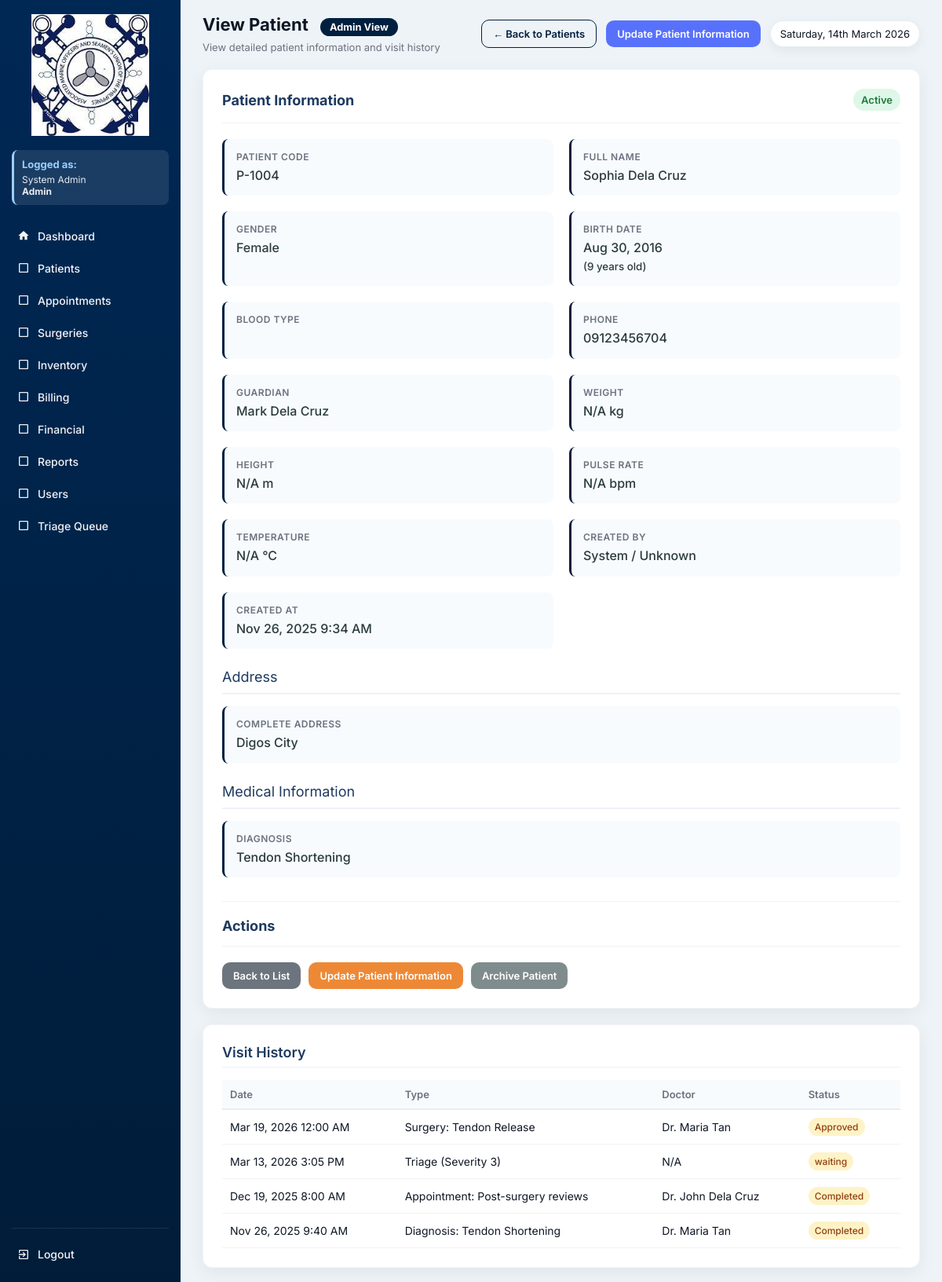
The page /patient_view.php?id=4 (signed in) on the database its author committed.
### tables this page shows
CREATE TABLE `patients` (
  `id` int(11) NOT NULL,
  `patient_code` varchar(20) DEFAULT NULL,
  `first_name` varchar(100) DEFAULT NULL,
  `last_name` varchar(100) DEFAULT NULL,
  `gender` varchar(10) DEFAULT NULL,
  `sex` enum('Male','Female') DEFAULT NULL,
  `birth_date` date DEFAULT NULL,
  `phone` varchar(50) DEFAULT NULL,
  `address` text DEFAULT NULL,
  `guardian` varchar(100) DEFAULT NULL,
  `blood_type` varchar(10) DEFAULT NULL,
  `weight` decimal(5,2) DEFAULT NULL,
  `height` decimal(5,2) DEFAULT NULL,
  `pulse_rate` int(11) DEFAULT NULL,
  `temperature` decimal(4,2) DEFAULT NULL,
  `guardian_name` varchar(150) DEFAULT NULL,
  `created_at` timestamp NOT NULL DEFAULT current_timestamp(),
  `created_by` int(11) DEFAULT NULL,
  `is_archived` tinyint(1) DEFAULT 0,
  `archived_at` datetime DEFAULT NULL,
  `archived_by` int(11) DEFAULT NULL
);

CREATE TABLE `surgeries` (
  `id` int(11) NOT NULL,
  `patient_id` int(11) DEFAULT NULL,
  `doctor_id` int(11) DEFAULT NULL,
  `surgery_type` varchar(150) DEFAULT NULL,
  `schedule_date` date DEFAULT NULL,
  `operating_room` varchar(20) DEFAULT NULL,
  `status` enum('Scheduled','Approved','Completed','Cancelled','In Progress') NOT NULL DEFAULT 'Scheduled',
  `approved_by` int(11) DEFAULT NULL,
  `is_archived` tinyint(1) DEFAULT 0,
  `archived_at` datetime DEFAULT NULL,
  `archived_by` int(11) DEFAULT NULL,
  `created_at` timestamp NOT NULL DEFAULT current_timestamp(),
  `created_by` int(11) DEFAULT NULL,
  `approved_at` datetime DEFAULT NULL,
  `cancelled_by` int(11) DEFAULT NULL,
  `cancelled_at` datetime DEFAULT NULL,
  `cancellation_reason` text DEFAULT NULL,
  `completed_by` int(11) DEFAULT NULL,
  `completed_at` datetime DEFAULT NULL,
  `completion_reason` text DEFAULT NULL
);

CREATE TABLE `users` (
  `id` int(11) NOT NULL,
  `full_name` varchar(150) DEFAULT NULL,
  `username` varchar(100) DEFAULT NULL,
  `password` varchar(255) DEFAULT NULL,
  `role` enum('Admin','Doctor','Nurse','Staff','Inventory','Billing','SocialWorker') NOT NULL,
  `created_at` timestamp NOT NULL DEFAULT current_timestamp(),
  `is_active` tinyint(1) DEFAULT 1,
  `deactivated_at` datetime DEFAULT NULL
);

CREATE TABLE `triage` (
  `id` int(11) NOT NULL,
  `patient_id` int(11) NOT NULL,
  `assessed_by` int(11) NOT NULL,
  `assessed_at` datetime NOT NULL DEFAULT current_timestamp(),
  `severity` tinyint(4) NOT NULL COMMENT '1=Low, 5=Critical',
  `chief_complaint` text DEFAULT NULL,
  `blood_pressure` varchar(20) DEFAULT NULL,
  `heart_rate` int(11) DEFAULT NULL,
  `temperature` decimal(4,2) DEFAULT NULL,
  `oxygen_saturation` int(11) DEFAULT NULL,
  `pain_level` tinyint(4) DEFAULT NULL COMMENT '0-10',
  `queue_number` varchar(20) DEFAULT NULL,
  `status` enum('waiting','in_consultation','completed','cancelled') DEFAULT 'waiting',
  `assigned_doctor` int(11) DEFAULT NULL,
  `started_by` int(11) DEFAULT NULL,
  `notes` text DEFAULT NULL,
  `started_at` datetime DEFAULT NULL,
  `completed_by` int(11) DEFAULT NULL,
  `completed_at` datetime DEFAULT NULL
);

CREATE TABLE `appointments` (
  `id` int(11) NOT NULL,
  `patient_id` int(11) DEFAULT NULL,
  `doctor_id` int(11) DEFAULT NULL,
  `schedule_datetime` datetime DEFAULT NULL,
  `status` enum('Pending','Approved','Completed','Cancelled') DEFAULT 'Pending',
  `approved_by` int(11) DEFAULT NULL,
  `reason` text DEFAULT NULL,
  `is_archived` tinyint(1) DEFAULT 0,
  `archived_at` datetime DEFAULT NULL,
  `archived_by` int(11) DEFAULT NULL,
  `cancelled_by` int(11) DEFAULT NULL,
  `notes` text DEFAULT NULL,
  `created_at` timestamp NOT NULL DEFAULT current_timestamp(),
  `created_by` int(11) DEFAULT NULL,
  `cancelled_at` datetime DEFAULT NULL,
  `cancellation_reason` text DEFAULT NULL,
  `completed_by` int(11) DEFAULT NULL,
  `completed_at` datetime DEFAULT NULL,
  `completion_reason` text DEFAULT NULL,
  `approved_at` datetime DEFAULT NULL
);

CREATE TABLE `medical_records` (
  `id` int(11) NOT NULL,
  `patient_id` int(11) DEFAULT NULL,
  `doctor_id` int(11) DEFAULT NULL,
  `diagnosis` text DEFAULT NULL,
  `clinical_notes` text DEFAULT NULL,
  `created_at` timestamp NOT NULL DEFAULT current_timestamp()
);

### patient_view.php (the view, shortened to what the rows shown need)
<?php
require 'config.php';
require 'functions.php';
$current_role = $_SESSION['role'] ?? 'Guest';
$patient_id = (int)$_GET['id'];
$patient = fetchOne($conn, "
    SELECT
        p.*,
        TIMESTAMPDIFF(YEAR, p.birth_date, CURDATE()) AS age,
        GROUP_CONCAT(DISTINCT m.diagnosis SEPARATOR ', ') AS diagnosis,
        u.full_name AS archived_by_name,
        creator.full_name AS created_by_name,
        CASE WHEN p.is_archived = 1 THEN 'Archived' ELSE 'Active' END as status_text
    FROM patients p
    LEFT JOIN medical_records m ON p.id = m.patient_id
    LEFT JOIN users u ON p.archived_by = u.id
    LEFT JOIN users creator ON p.created_by = creator.id
    WHERE p.id = ?
    GROUP BY p.id
", "i", [$patient_id]);
$visit_history = [];
$visit_history['triage'] = fetchAll($conn, "
    SELECT
        t.assessed_at AS date,
        CONCAT('Triage (Severity ', t.severity, ')') AS type,
        t.status,
        u.full_name AS doctor_name
    FROM triage t
    LEFT JOIN users u ON t.started_by = u.id
    WHERE t.patient_id = ?
    ORDER BY t.assessed_at DESC
", "i", [$patient_id]);
$visit_history['appointments'] = fetchAll($conn, "
    SELECT
        a.schedule_datetime AS date,
        CONCAT('Appointment: ', a.reason) AS type,
        a.status,
        u.full_name AS doctor_name
    FROM appointments a
    LEFT JOIN users u ON a.doctor_id = u.id
    WHERE a.patient_id = ?
    ORDER BY a.schedule_datetime DESC
", "i", [$patient_id]);
$visit_history['surgeries'] = fetchAll($conn, "
    SELECT
        s.schedule_date AS date,
        CONCAT('Surgery: ', s.surgery_type) AS type,
        s.status,
        u.full_name AS doctor_name
    FROM surgeries s
    LEFT JOIN users u ON s.doctor_id = u.id
    WHERE s.patient_id = ?
    ORDER BY s.schedule_date DESC
", "i", [$patient_id]);
$visit_history['medical'] = fetchAll($conn, "
    SELECT
        m.created_at AS date,
        CONCAT('Diagnosis: ', m.diagnosis) AS type,
        'Completed' AS status,
        u.full_name AS doctor_name
    FROM medical_records m
    LEFT JOIN users u ON m.doctor_id = u.id
    WHERE m.patient_id = ?
    ORDER BY m.created_at DESC
", "i", [$patient_id]);
$all_visits = array_merge(
    array_map(function($r) { $r['source'] = 'triage'; return $r; }, $visit_history['triage']),
    array_map(function($r) { $r['source'] = 'appointment'; return $r; }, $visit_history['appointments']),
    array_map(function($r) { $r['source'] = 'surgery'; return $r; }, $visit_history['surgeries']),
    array_map(function($r) { $r['source'] = 'medical'; return $r; }, $visit_history['medical'])
);
usort($all_visits, function($a, $b) {
    return strtotime($b['date']) - strtotime($a['date']);
});
?>
<!DOCTYPE html>
<html lang="en">
<head>
</head>
<body>
<div class="app">
  <div class="main">
    <div class="topbar">
      <div class="top-left">
        <h1>View Patient
          <span class="role-badge role-<?= strtolower($current_role) ?>"><?= htmlspecialchars($current_role) ?> View</span>
        </h1>
      </div>
    </div>
    <div class="patient-card">
      <div class="patient-info-grid">
        <div class="info-group">
          <div class="info-label">Patient Code</div>
          <div class="info-value"><?= htmlspecialchars($patient['patient_code'] ?? 'N/A') ?></div>
        </div>
        <div class="info-group">
          <div class="info-label">Full Name</div>
          <div class="info-value"><?= htmlspecialchars($patient['first_name'] . ' ' . $patient['last_name']) ?></div>
        </div>
        <div class="info-group">
          <div class="info-label">Gender</div>
          <div class="info-value"><?= htmlspecialchars($patient['gender'] ?? $patient['sex'] ?? 'N/A') ?></div>
        </div>
        <div class="info-group">
          <div class="info-label">Birth Date</div>
          <div class="info-value">
            <?= !empty($patient['birth_date']) ? date('M j, Y', strtotime($patient['birth_date'])) : 'N/A' ?>
            <?php if (!empty($patient['age'])): ?><br><small>(<?= $patient['age'] ?> years old)</small><?php endif; ?>
          </div>
        </div>
        <div class="info-group">
          <div class="info-label">Phone</div>
          <div class="info-value"><?= htmlspecialchars($patient['phone'] ?? 'N/A') ?></div>
        </div>
        <div class="info-group">
          <div class="info-label">Guardian</div>
          <div class="info-value"><?= htmlspecialchars($patient['guardian_name'] ?? $patient['guardian'] ?? 'N/A') ?></div>
        </div>
        <div class="info-group">
          <div class="info-label">Weight</div>
          <div class="info-value"><?= htmlspecialchars($patient['weight'] ?? 'N/A') ?> kg</div>
        </div>
        <div class="info-group">
          <div class="info-label">Height</div>
          <div class="info-value"><?= htmlspecialchars($patient['height'] ?? 'N/A') ?> m</div>
        </div>
        <div class="info-group">
          <div class="info-label">Pulse Rate</div>
          <div class="info-value"><?= htmlspecialchars($patient['pulse_rate'] ?? 'N/A') ?> bpm</div>
        </div>
        <div class="info-group">
          <div class="info-label">Temperature</div>
          <div class="info-value"><?= htmlspecialchars($patient['temperature'] ?? 'N/A') ?> °C</div>
        </div>
        <div class="info-group">
          <div class="info-label">Created At</div>
          <div class="info-value">
            <?= !empty($patient['created_at']) ? date('M j, Y g:i A', strtotime($patient['created_at'])) : 'N/A' ?>
          </div>
        </div>
      </div>
      <div class="info-group" style="grid-column:1/-1;">
        <div class="info-label">Complete Address</div>
        <div class="info-value"><?= nl2br(htmlspecialchars($patient['address'] ?? 'N/A')) ?></div>
      </div>
    </div>
    <div class="history-card">
      <?php if (count($all_visits) > 0): ?>
      <table class="history-table">
        <thead>
          <tr>
            <th>Date</th>
            <th>Type</th>
            <th>Doctor</th>
            <th>Status</th>
          </tr>
        </thead>
        <tbody>
          <?php foreach ($all_visits as $visit): ?>
            <?php
            $date = date('M j, Y g:i A', strtotime($visit['date']));
            $status_class = '';
            $status = $visit['status'];
            if ($status == 'waiting') $status_class = 'badge-waiting';
            elseif ($status == 'approved') $status_class = 'badge-approved';
            elseif ($status == 'completed') $status_class = 'badge-completed';
            elseif ($status == 'cancelled') $status_class = 'badge-cancelled';
            elseif ($status == 'scheduled') $status_class = 'badge-scheduled';
            elseif ($status == 'in_consultation') $status_class = 'badge-consult';
            else $status_class = 'badge-waiting';
            ?>
            <tr>
              <td><?= $date ?></td>
              <td><?= htmlspecialchars($visit['type']) ?></td>
              <td><?= htmlspecialchars($visit['doctor_name'] ?? 'N/A') ?></td>
              <td><span class="history-badge <?= $status_class ?>"><?= htmlspecialchars($status) ?></span></td>
            </tr>
          <?php endforeach; ?>
        </tbody>
      </table>
      <?php else: ?>
        <p style="color: var(--muted);">No visit history found for this patient.</p>
      <?php endif; ?>
    </div>
  </div>
</div>
</body>
</html>

### rows shown on the page
patients: patient_code "P-1004", first_name+last_name "Sophia Dela Cruz", gender "Female", birth_date "Aug 30, 2016", phone "09123456704", guardian_name "Mark Dela Cruz", weight "N/A", height "N/A", pulse_rate "N/A", temperature "N/A", created_at "Nov 26, 2025 9:34 AM", address "Digos City"
surgeries: schedule_date "Mar 19, 2026 12:00 AM", type "Surgery: Tendon Release", doctor.full_name "Dr. Maria Tan", status "Approved"
triage: assessed_at "Mar 13, 2026 3:05 PM", type "Triage (Severity 3)", doctor_name "N/A", status "waiting"
appointments: schedule_datetime "Dec 19, 2025 8:00 AM", type "Appointment: Post-surgery reviews", doctor.full_name "Dr. John Dela Cruz", status "Completed"
medical_records: created_at "Nov 26, 2025 9:40 AM", type "Diagnosis: Tendon Shortening", doctor.full_name "Dr. Maria Tan", status "Completed"

### other values the page prints
$current_name "System Admin"
$current_role "Admin"
$label "Patients"
$label "Appointments"
$label "Surgeries"
$label "Inventory"
$label "Billing"
$label "Financial"
$label "Reports"
$label "Users"
$label "Triage Queue"
$patient['age'] "9"
$patient['created_by_name'] "System / Unknown"
$diagnosis "Tendon Shortening"
